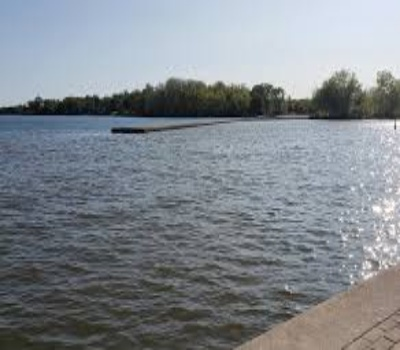
#> input picture colored/lake1.jpeg, 400 x 350 px; its folder holds 3 pictures in this run
$ python blackandwhite.py
#> lines starting #> are read from the running program, lines starting #| are printed output that depends on the picture
import cv2
import os
import numpy as np
path="./colored"
upload="./black"

colored=list(os.path.join(path,f) for f in os.listdir(path))
count=0
for images in  colored:
    count+=1
    photo=cv2.imread(images)
#> photo is the input picture: shape (350, 400, 3); mean B, G, R 142.3, 135.8, 129.6
    resized=cv2.resize(photo,(400,350))
    cv2.imwrite(images,resized)
    cv2.imshow("lakes",photo)
    cv2.waitKey()
    cv2.destroyAllWindows()
    dest=upload + "/image{}.png".format(count)


    black=cv2.cvtColor(resized,cv2.COLOR_BGR2GRAY)
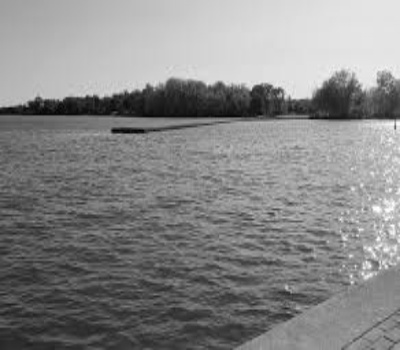
#> black: shape (350, 400); min 0, max 254, mean 134.7
    cv2.imwrite(dest,black)
#> pass 2 of the loop `for images in  colored:`:
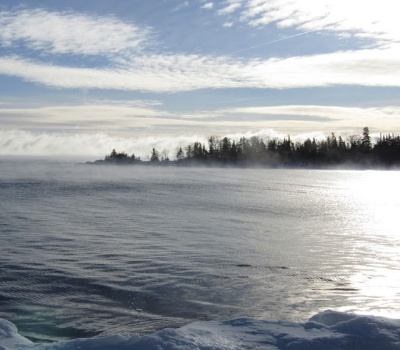
#> input picture colored/lake2.jpg, 400 x 350 px
#> photo is the input picture: shape (350, 400, 3); mean B, G, R 167.1, 161.9, 156.6
#> `black=cv2.cvtColor(resized,cv2.COLOR_BGR2GRAY)`:
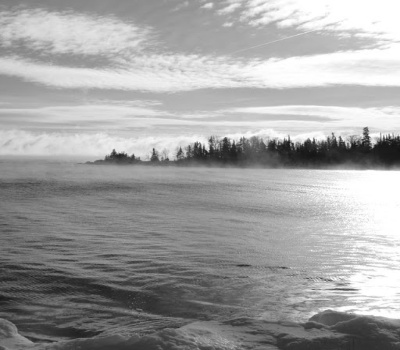
#> black: shape (350, 400); min 20, max 255, mean 160.9
#> pass 3 of the loop `for images in  colored:`:
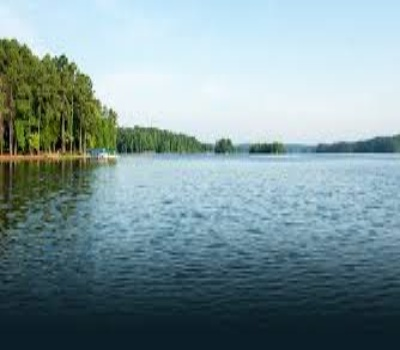
#> input picture colored/lake3.jpeg, 400 x 350 px
#> photo is the input picture: shape (350, 400, 3); mean B, G, R 154.5, 150.4, 126.5
#> `black=cv2.cvtColor(resized,cv2.COLOR_BGR2GRAY)`:
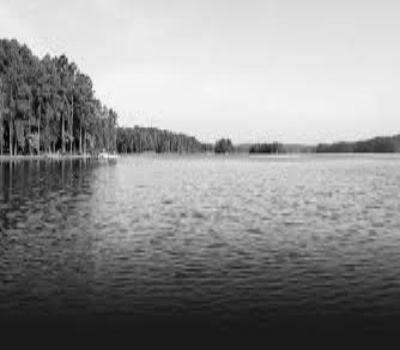
#> black: shape (350, 400); min 1, max 251, mean 143.7
